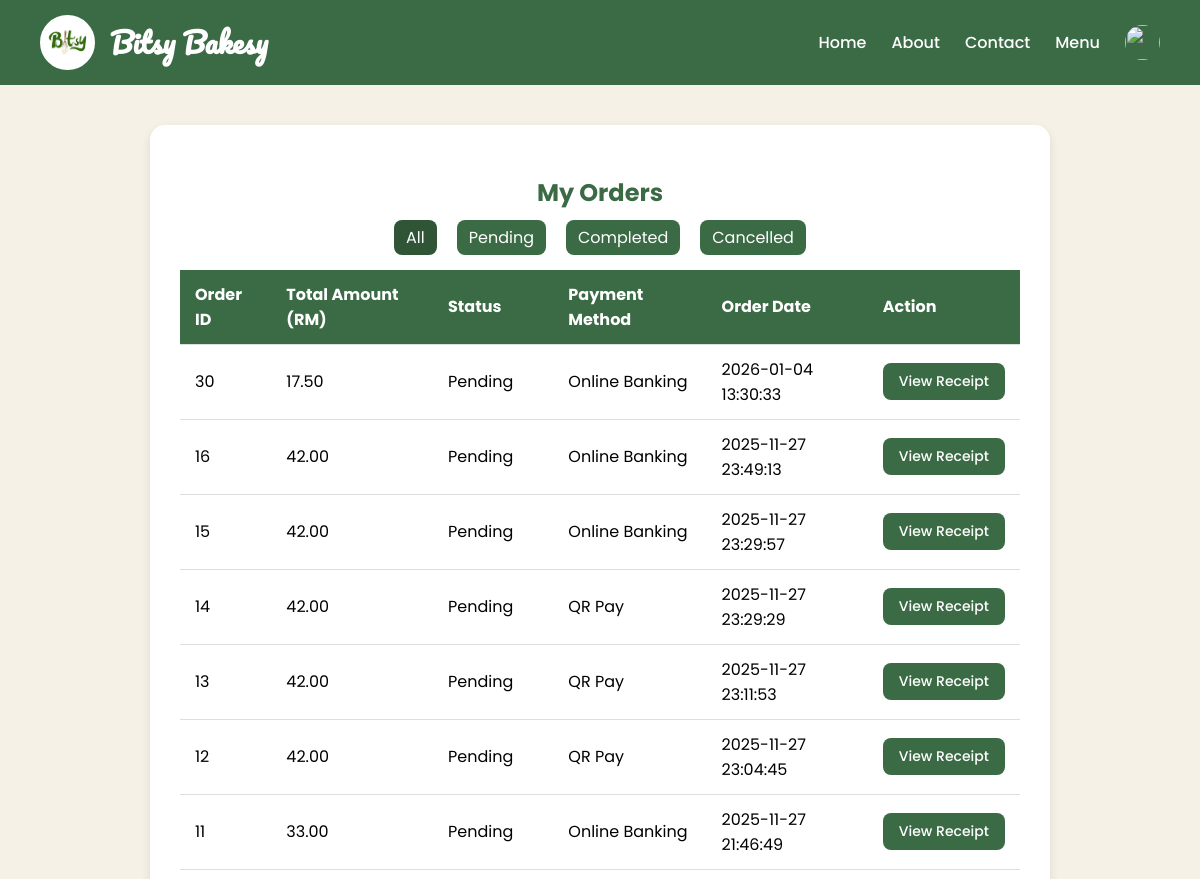
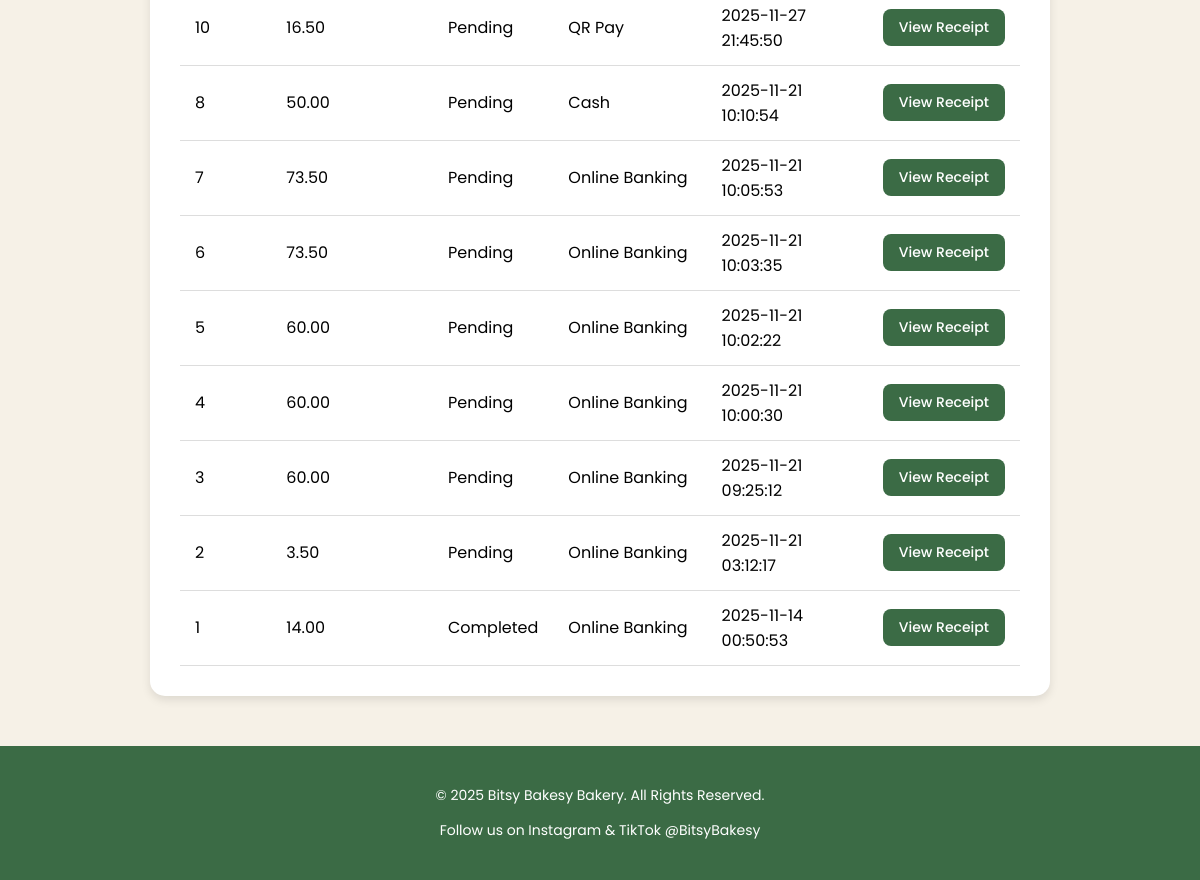
Screenshot of /my_orders.php (signed in) with the database file from the repository (2 pictures, top to bottom).
### tables this page shows
CREATE TABLE `orders` (
  `orderID` int(11) NOT NULL,
  `customerID` int(11) NOT NULL,
  `totalAmount` decimal(10,2) NOT NULL,
  `status` varchar(50) NOT NULL DEFAULT 'Pending',
  `paymentMethod` varchar(50) NOT NULL,
  `orderDate` datetime NOT NULL DEFAULT current_timestamp(),
  `pickupDate` date DEFAULT NULL,
  `assignedTo` int(11) DEFAULT NULL,
  `orderType` enum('online','walk-in') DEFAULT NULL,
  `staffID` int(11) DEFAULT NULL
);

### my_orders.php (the view, shortened to what this page needs)
<?php
$conn = mysqli_connect("localhost","root","","bitsy");
$customerID = $_SESSION['user_id'];
$statusFilter = $_GET['status'] ?? 'All';
$statusSQL = ($statusFilter != 'All') ? "AND status='$statusFilter'" : "";
$order_sql = "SELECT * FROM orders WHERE customerID = '$customerID' $statusSQL ORDER BY orderDate DESC";
$order_res = mysqli_query($conn, $order_sql);
?>
<!DOCTYPE html>
<html lang="en">
<head>
</head>
<body>
<div class="navbar" id="navbar">
    <div class="navbar-left">
        <img src="bit.png" alt="Bitsy Logo">
        <h1>Bitsy Bakesy</h1>
    </div>
    <div class="nav-links">
        <a href="index.php">Home</a>
        <a href="#about">About</a>
        <a href="#contact">Contact</a>
        <a href="menu.php">Menu</a>
        <?php if(isset($_SESSION['user_name'])): ?>
        <div class="profile" id="profileDropdown">
            <div class="profile-btn">
                <img src="https://cdn-icons-png.flaticon.com/512/3135/3135715.png">
            </div>
        </div>
        <?php else: ?>
            <a href="login.php">Login</a>
        <?php endif; ?>
    </div>
</div>
<div class="container">
    <h2>My Orders</h2>
    <div class="filter">
        <?php
        $statuses = ['All','Pending','Completed','Cancelled'];
        foreach($statuses as $status){
            $active = ($statusFilter == $status) ? 'active' : '';
            echo "<a class='$active' href='?status=$status'>$status</a>";
        }
        ?>
    </div>
    <?php if(mysqli_num_rows($order_res) == 0): ?>
        <p style="text-align:center;">No orders found for selected status.</p>
    <?php else: ?>
        <table>
            <tr>
                <th>Order ID</th>
                <th>Total Amount (RM)</th>
                <th>Status</th>
                <th>Payment Method</th>
                <th>Order Date</th>
                <th>Action</th>
            </tr>
            <?php while($order = mysqli_fetch_assoc($order_res)): ?>
            <tr>
                <td><?php echo $order['orderID']; ?></td>
                <td><?php echo number_format($order['totalAmount'],2); ?></td>
                <td><?php echo $order['status']; ?></td>
                <td><?php echo $order['paymentMethod']; ?></td>
                <td><?php echo $order['orderDate']; ?></td>
                <td>
                    <a href="receipt.php?orderID=<?php echo $order['orderID']; ?>" class="view-btn">View Receipt</a>
                </td>
            </tr>
            <?php endwhile; ?>
        </table>
    <?php endif; ?>
</div>
<footer>
    <p>&copy; 2025 Bitsy Bakesy Bakery. All Rights Reserved.</p>
    <p>Follow us on Instagram & TikTok @BitsyBakesy</p>
</footer>
</body>
</html>

### my_orders.php (style rules this page uses)
* { box-sizing: border-box; scroll-behavior: smooth; }
body { margin:0; font-family:'Poppins',sans-serif; background:#f6f1e7; }
.navbar { background-color: #3b6b45; color: white; display: flex; justify-content: space-between; align-items: center; padding: 15px 40px; position: sticky; top:0; z-index:100; }
.navbar-left { display:flex; align-items:center; gap:15px; }
.navbar-left img { height:55px; width:55px; border-radius:50%; background:white; border:2px solid white; object-fit:cover; }
.navbar-left h1 { font-family:'Pacifico',cursive; font-size:28px; margin:0; }
.nav-links { display:flex; align-items:center; gap:25px; }
.nav-links a { color:white; text-decoration:none; font-weight:500; position:relative; }
.nav-links a::after { content:""; position:absolute; bottom:-5px; left:0; width:0; height:2px; background-color:#e0ffd5; transition:width 0.3s; }
.profile { position:relative; display:inline-block; cursor:pointer; }
.profile-btn { display:flex; align-items:center; gap:8px; }
.profile img { width:35px; height:35px; border-radius:50%; }
.container { max-width:900px; margin:40px auto; background:white; padding:30px; border-radius:15px; box-shadow:0 4px 10px rgba(0,0,0,0.1); }
h2 { text-align:center; color:#3b6b45; margin-bottom:15px; }
.filter { text-align:center; margin-bottom:20px; }
.filter a { margin:0 10px; text-decoration:none; padding:6px 12px; background:#3b6b45; color:white; border-radius:8px; transition:0.3s; }
.filter a.active, .filter a:hover { background:#2f5536; }
table { width:100%; border-collapse:collapse; }
th, td { padding:12px 15px; border-bottom:1px solid #ddd; text-align:left; vertical-align:middle; }
th { background:#3b6b45; color:white; }
.view-btn { display:inline-block; background:#3b6b45; color:white; padding:8px 16px; border-radius:8px; text-decoration:none; font-weight:500; font-size:14px; white-space:nowrap; transition:0.3s; }
footer { background-color:#3b6b45; color:white; text-align:center; padding:25px 0; font-size:14px; margin-top:50px; }

### rows the page displays
orders: orderID "30", totalAmount "17.50", status "Pending", paymentMethod "Online Banking", orderDate "2026-01-04 13:30:33"
orders: orderID "16", totalAmount "42.00", status "Pending", paymentMethod "Online Banking", orderDate "2025-11-27 23:49:13"
orders: orderID "15", totalAmount "42.00", status "Pending", paymentMethod "Online Banking", orderDate "2025-11-27 23:29:57"
orders: orderID "14", totalAmount "42.00", status "Pending", paymentMethod "QR Pay", orderDate "2025-11-27 23:29:29"
orders: orderID "13", totalAmount "42.00", status "Pending", paymentMethod "QR Pay", orderDate "2025-11-27 23:11:53"
orders: orderID "12", totalAmount "42.00", status "Pending", paymentMethod "QR Pay", orderDate "2025-11-27 23:04:45"
orders: orderID "11", totalAmount "33.00", status "Pending", paymentMethod "Online Banking", orderDate "2025-11-27 21:46:49"
orders: orderID "10", totalAmount "16.50", status "Pending", paymentMethod "QR Pay", orderDate "2025-11-27 21:45:50"
orders: orderID "8", totalAmount "50.00", status "Pending", paymentMethod "Cash", orderDate "2025-11-21 10:10:54"
orders: orderID "7", totalAmount "73.50", status "Pending", paymentMethod "Online Banking", orderDate "2025-11-21 10:05:53"
orders: orderID "6", totalAmount "73.50", status "Pending", paymentMethod "Online Banking", orderDate "2025-11-21 10:03:35"
orders: orderID "5", totalAmount "60.00", status "Pending", paymentMethod "Online Banking", orderDate "2025-11-21 10:02:22"
orders: orderID "4", totalAmount "60.00", status "Pending", paymentMethod "Online Banking", orderDate "2025-11-21 10:00:30"
orders: orderID "3", totalAmount "60.00", status "Pending", paymentMethod "Online Banking", orderDate "2025-11-21 09:25:12"
orders: orderID "2", totalAmount "3.50", status "Pending", paymentMethod "Online Banking", orderDate "2025-11-21 03:12:17"
orders: orderID "1", totalAmount "14.00", status "Completed", paymentMethod "Online Banking", orderDate "2025-11-14 00:50:53"

### other values shown
$status "All"
$status "Pending"
$status "Completed"
$status "Cancelled"
